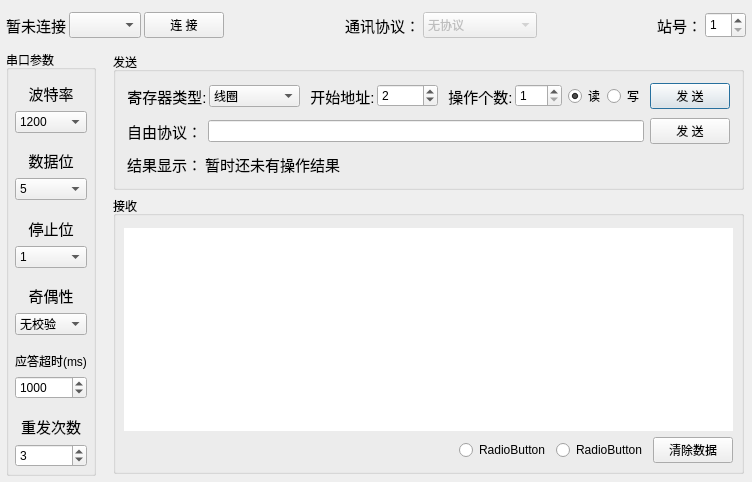
<?xml version="1.0" encoding="UTF-8"?>
<ui version="4.0">
 <class>QSerialportUI</class>
 <widget class="QDialog" name="QSerialportUI">
  <property name="geometry">
   <rect>
    <x>0</x>
    <y>0</y>
    <width>752</width>
    <height>482</height>
   </rect>
  </property>
  <property name="windowTitle">
   <string>QSerialportUI</string>
  </property>
  <property name="sizeGripEnabled">
   <bool>false</bool>
  </property>
  <property name="modal">
   <bool>false</bool>
  </property>
  <layout class="QVBoxLayout" name="verticalLayout_4">
   <property name="spacing">
    <number>9</number>
   </property>
   <property name="leftMargin">
    <number>3</number>
   </property>
   <property name="topMargin">
    <number>3</number>
   </property>
   <property name="rightMargin">
    <number>3</number>
   </property>
   <property name="bottomMargin">
    <number>3</number>
   </property>
   <item>
    <widget class="QFrame" name="m_pframeTitleBar">
     <property name="minimumSize">
      <size>
       <width>0</width>
       <height>0</height>
      </size>
     </property>
     <property name="frameShape">
      <enum>QFrame::StyledPanel</enum>
     </property>
     <property name="frameShadow">
      <enum>QFrame::Raised</enum>
     </property>
    </widget>
   </item>
   <item>
    <layout class="QHBoxLayout" name="horizontalLayout">
     <property name="spacing">
      <number>3</number>
     </property>
     <property name="leftMargin">
      <number>3</number>
     </property>
     <property name="rightMargin">
      <number>3</number>
     </property>
     <item>
      <widget class="QLabel" name="m_plbSerialState">
       <property name="font">
        <font>
         <pointsize>11</pointsize>
        </font>
       </property>
       <property name="text">
        <string>暂未连接</string>
       </property>
       <property name="buddy">
        <cstring>m_pcomboSerialSel</cstring>
       </property>
      </widget>
     </item>
     <item>
      <widget class="QComboBox" name="m_pcomboSerialSel">
       <property name="sizePolicy">
        <sizepolicy hsizetype="Preferred" vsizetype="Preferred">
         <horstretch>0</horstretch>
         <verstretch>0</verstretch>
        </sizepolicy>
       </property>
      </widget>
     </item>
     <item>
      <widget class="QPushButton" name="m_ppbConnect">
       <property name="sizePolicy">
        <sizepolicy hsizetype="Minimum" vsizetype="Preferred">
         <horstretch>0</horstretch>
         <verstretch>0</verstretch>
        </sizepolicy>
       </property>
       <property name="text">
        <string>连 接</string>
       </property>
       <property name="checkable">
        <bool>true</bool>
       </property>
       <property name="autoDefault">
        <bool>false</bool>
       </property>
      </widget>
     </item>
     <item>
      <spacer name="horizontalSpacer">
       <property name="orientation">
        <enum>Qt::Horizontal</enum>
       </property>
       <property name="sizeHint" stdset="0">
        <size>
         <width>40</width>
         <height>20</height>
        </size>
       </property>
      </spacer>
     </item>
     <item>
      <widget class="QLabel" name="m_plbSerialProtocol">
       <property name="font">
        <font>
         <pointsize>11</pointsize>
        </font>
       </property>
       <property name="text">
        <string>通讯协议：</string>
       </property>
       <property name="alignment">
        <set>Qt::AlignCenter</set>
       </property>
       <property name="buddy">
        <cstring>m_pcomboSerialProtocol</cstring>
       </property>
      </widget>
     </item>
     <item>
      <widget class="QComboBox" name="m_pcomboSerialProtocol">
       <property name="enabled">
        <bool>false</bool>
       </property>
       <property name="sizePolicy">
        <sizepolicy hsizetype="Preferred" vsizetype="Preferred">
         <horstretch>0</horstretch>
         <verstretch>0</verstretch>
        </sizepolicy>
       </property>
       <property name="editable">
        <bool>false</bool>
       </property>
       <property name="currentIndex">
        <number>0</number>
       </property>
       <property name="maxVisibleItems">
        <number>12</number>
       </property>
       <item>
        <property name="text">
         <string>无协议</string>
        </property>
       </item>
       <item>
        <property name="text">
         <string>Modbus RTU主</string>
        </property>
       </item>
       <item>
        <property name="text">
         <string>Modbus RTU从</string>
        </property>
       </item>
      </widget>
     </item>
     <item>
      <spacer name="horizontalSpacer_2">
       <property name="orientation">
        <enum>Qt::Horizontal</enum>
       </property>
       <property name="sizeHint" stdset="0">
        <size>
         <width>40</width>
         <height>20</height>
        </size>
       </property>
      </spacer>
     </item>
     <item>
      <widget class="QLabel" name="m_plbStationNumber">
       <property name="font">
        <font>
         <pointsize>11</pointsize>
        </font>
       </property>
       <property name="text">
        <string>站号：</string>
       </property>
       <property name="alignment">
        <set>Qt::AlignCenter</set>
       </property>
       <property name="buddy">
        <cstring>m_psbStationNumber</cstring>
       </property>
      </widget>
     </item>
     <item>
      <widget class="QSpinBox" name="m_psbStationNumber">
       <property name="sizePolicy">
        <sizepolicy hsizetype="Preferred" vsizetype="Preferred">
         <horstretch>0</horstretch>
         <verstretch>0</verstretch>
        </sizepolicy>
       </property>
       <property name="minimum">
        <number>1</number>
       </property>
      </widget>
     </item>
    </layout>
   </item>
   <item>
    <layout class="QHBoxLayout" name="horizontalLayout_5">
     <property name="spacing">
      <number>15</number>
     </property>
     <property name="leftMargin">
      <number>3</number>
     </property>
     <property name="topMargin">
      <number>3</number>
     </property>
     <property name="rightMargin">
      <number>3</number>
     </property>
     <property name="bottomMargin">
      <number>3</number>
     </property>
     <item>
      <widget class="QGroupBox" name="m_pgbSerialSettings">
       <property name="sizePolicy">
        <sizepolicy hsizetype="Preferred" vsizetype="Preferred">
         <horstretch>0</horstretch>
         <verstretch>0</verstretch>
        </sizepolicy>
       </property>
       <property name="title">
        <string>串口参数</string>
       </property>
       <layout class="QVBoxLayout" name="verticalLayout">
        <property name="leftMargin">
         <number>6</number>
        </property>
        <property name="topMargin">
         <number>12</number>
        </property>
        <property name="rightMargin">
         <number>6</number>
        </property>
        <property name="bottomMargin">
         <number>6</number>
        </property>
        <item>
         <widget class="QLabel" name="m_plbBaudRate">
          <property name="font">
           <font>
            <pointsize>11</pointsize>
           </font>
          </property>
          <property name="text">
           <string>波特率</string>
          </property>
          <property name="alignment">
           <set>Qt::AlignCenter</set>
          </property>
          <property name="buddy">
           <cstring>m_pcomboBaudRate</cstring>
          </property>
         </widget>
        </item>
        <item>
         <widget class="QComboBox" name="m_pcomboBaudRate">
          <property name="currentText">
           <string>1200</string>
          </property>
          <item>
           <property name="text">
            <string>1200</string>
           </property>
          </item>
          <item>
           <property name="text">
            <string>2400</string>
           </property>
          </item>
          <item>
           <property name="text">
            <string>4800</string>
           </property>
          </item>
          <item>
           <property name="text">
            <string>9600</string>
           </property>
          </item>
          <item>
           <property name="text">
            <string>19200</string>
           </property>
          </item>
          <item>
           <property name="text">
            <string>38400</string>
           </property>
          </item>
          <item>
           <property name="text">
            <string>57600</string>
           </property>
          </item>
          <item>
           <property name="text">
            <string>115200</string>
           </property>
          </item>
         </widget>
        </item>
        <item>
         <spacer name="verticalSpacer">
          <property name="orientation">
           <enum>Qt::Vertical</enum>
          </property>
          <property name="sizeHint" stdset="0">
           <size>
            <width>20</width>
            <height>40</height>
           </size>
          </property>
         </spacer>
        </item>
        <item>
         <widget class="QLabel" name="m_plbDataBits">
          <property name="font">
           <font>
            <pointsize>11</pointsize>
           </font>
          </property>
          <property name="text">
           <string>数据位</string>
          </property>
          <property name="alignment">
           <set>Qt::AlignCenter</set>
          </property>
          <property name="buddy">
           <cstring>m_pcomboDataBits</cstring>
          </property>
         </widget>
        </item>
        <item>
         <widget class="QComboBox" name="m_pcomboDataBits">
          <item>
           <property name="text">
            <string>5</string>
           </property>
          </item>
          <item>
           <property name="text">
            <string>6</string>
           </property>
          </item>
          <item>
           <property name="text">
            <string>7</string>
           </property>
          </item>
          <item>
           <property name="text">
            <string>8</string>
           </property>
          </item>
         </widget>
        </item>
        <item>
         <spacer name="verticalSpacer_2">
          <property name="orientation">
           <enum>Qt::Vertical</enum>
          </property>
          <property name="sizeHint" stdset="0">
           <size>
            <width>20</width>
            <height>40</height>
           </size>
          </property>
         </spacer>
        </item>
        <item>
         <widget class="QLabel" name="m_plbStopBits">
          <property name="font">
           <font>
            <pointsize>11</pointsize>
           </font>
          </property>
          <property name="text">
           <string>停止位</string>
          </property>
          <property name="alignment">
           <set>Qt::AlignCenter</set>
          </property>
          <property name="buddy">
           <cstring>m_pcomboStopBits</cstring>
          </property>
         </widget>
        </item>
        <item>
         <widget class="QComboBox" name="m_pcomboStopBits">
          <item>
           <property name="text">
            <string>1</string>
           </property>
          </item>
          <item>
           <property name="text">
            <string>1.5</string>
           </property>
          </item>
          <item>
           <property name="text">
            <string>2</string>
           </property>
          </item>
         </widget>
        </item>
        <item>
         <spacer name="verticalSpacer_3">
          <property name="orientation">
           <enum>Qt::Vertical</enum>
          </property>
          <property name="sizeHint" stdset="0">
           <size>
            <width>20</width>
            <height>40</height>
           </size>
          </property>
         </spacer>
        </item>
        <item>
         <widget class="QLabel" name="m_plbParity">
          <property name="font">
           <font>
            <pointsize>11</pointsize>
           </font>
          </property>
          <property name="text">
           <string>奇偶性</string>
          </property>
          <property name="alignment">
           <set>Qt::AlignCenter</set>
          </property>
          <property name="buddy">
           <cstring>m_pcomboParity</cstring>
          </property>
         </widget>
        </item>
        <item>
         <widget class="QComboBox" name="m_pcomboParity">
          <item>
           <property name="text">
            <string>无校验</string>
           </property>
          </item>
          <item>
           <property name="text">
            <string>偶校验</string>
           </property>
          </item>
          <item>
           <property name="text">
            <string>奇校验</string>
           </property>
          </item>
         </widget>
        </item>
        <item>
         <spacer name="verticalSpacer_4">
          <property name="orientation">
           <enum>Qt::Vertical</enum>
          </property>
          <property name="sizeHint" stdset="0">
           <size>
            <width>20</width>
            <height>40</height>
           </size>
          </property>
         </spacer>
        </item>
        <item>
         <widget class="QLabel" name="m_plbReplyOverTime">
          <property name="font">
           <font>
            <pointsize>9</pointsize>
           </font>
          </property>
          <property name="text">
           <string>应答超时(ms)</string>
          </property>
          <property name="alignment">
           <set>Qt::AlignCenter</set>
          </property>
          <property name="buddy">
           <cstring>m_psbReplyOverTime</cstring>
          </property>
         </widget>
        </item>
        <item>
         <widget class="QSpinBox" name="m_psbReplyOverTime">
          <property name="minimum">
           <number>0</number>
          </property>
          <property name="maximum">
           <number>9999</number>
          </property>
          <property name="value">
           <number>1000</number>
          </property>
         </widget>
        </item>
        <item>
         <spacer name="verticalSpacer_5">
          <property name="orientation">
           <enum>Qt::Vertical</enum>
          </property>
          <property name="sizeHint" stdset="0">
           <size>
            <width>20</width>
            <height>40</height>
           </size>
          </property>
         </spacer>
        </item>
        <item>
         <widget class="QLabel" name="m_plbRetryTimes">
          <property name="font">
           <font>
            <pointsize>11</pointsize>
           </font>
          </property>
          <property name="text">
           <string>重发次数</string>
          </property>
          <property name="alignment">
           <set>Qt::AlignCenter</set>
          </property>
          <property name="buddy">
           <cstring>m_psbRetryTimes</cstring>
          </property>
         </widget>
        </item>
        <item>
         <widget class="QSpinBox" name="m_psbRetryTimes">
          <property name="value">
           <number>3</number>
          </property>
         </widget>
        </item>
       </layout>
      </widget>
     </item>
     <item>
      <spacer name="horizontalSpacer_7">
       <property name="orientation">
        <enum>Qt::Horizontal</enum>
       </property>
       <property name="sizeHint" stdset="0">
        <size>
         <width>40</width>
         <height>20</height>
        </size>
       </property>
      </spacer>
     </item>
     <item>
      <layout class="QVBoxLayout" name="verticalLayout_3">
       <property name="spacing">
        <number>6</number>
       </property>
       <property name="leftMargin">
        <number>2</number>
       </property>
       <property name="topMargin">
        <number>2</number>
       </property>
       <property name="rightMargin">
        <number>2</number>
       </property>
       <property name="bottomMargin">
        <number>2</number>
       </property>
       <item>
        <widget class="QGroupBox" name="m_pgbSend">
         <property name="title">
          <string>发送</string>
         </property>
         <layout class="QVBoxLayout" name="verticalLayout_2">
          <property name="spacing">
           <number>9</number>
          </property>
          <item>
           <layout class="QHBoxLayout" name="horizontalLayout_2">
            <property name="spacing">
             <number>2</number>
            </property>
            <item>
             <widget class="QLabel" name="m_plbRegisterType">
              <property name="font">
               <font>
                <pointsize>11</pointsize>
               </font>
              </property>
              <property name="text">
               <string>寄存器类型:</string>
              </property>
              <property name="alignment">
               <set>Qt::AlignCenter</set>
              </property>
              <property name="buddy">
               <cstring>m_pcomboRegisterType</cstring>
              </property>
             </widget>
            </item>
            <item>
             <widget class="QComboBox" name="m_pcomboRegisterType">
              <property name="currentIndex">
               <number>2</number>
              </property>
              <item>
               <property name="text">
                <string>无效</string>
               </property>
              </item>
              <item>
               <property name="text">
                <string>离散输入</string>
               </property>
              </item>
              <item>
               <property name="text">
                <string>线圈</string>
               </property>
              </item>
              <item>
               <property name="text">
                <string>输入寄存器</string>
               </property>
              </item>
              <item>
               <property name="text">
                <string>保持寄存器</string>
               </property>
              </item>
             </widget>
            </item>
            <item>
             <spacer name="horizontalSpacer_8">
              <property name="orientation">
               <enum>Qt::Horizontal</enum>
              </property>
              <property name="sizeHint" stdset="0">
               <size>
                <width>40</width>
                <height>20</height>
               </size>
              </property>
             </spacer>
            </item>
            <item>
             <spacer name="horizontalSpacer_4">
              <property name="orientation">
               <enum>Qt::Horizontal</enum>
              </property>
              <property name="sizeHint" stdset="0">
               <size>
                <width>40</width>
                <height>20</height>
               </size>
              </property>
             </spacer>
            </item>
            <item>
             <widget class="QLabel" name="m_plbStartAddress">
              <property name="font">
               <font>
                <pointsize>11</pointsize>
               </font>
              </property>
              <property name="text">
               <string>开始地址:</string>
              </property>
              <property name="alignment">
               <set>Qt::AlignCenter</set>
              </property>
             </widget>
            </item>
            <item>
             <widget class="QSpinBox" name="m_psbStartAddress">
              <property name="minimum">
               <number>0</number>
              </property>
              <property name="maximum">
               <number>65535</number>
              </property>
              <property name="value">
               <number>2</number>
              </property>
             </widget>
            </item>
            <item>
             <spacer name="horizontalSpacer_9">
              <property name="orientation">
               <enum>Qt::Horizontal</enum>
              </property>
              <property name="sizeHint" stdset="0">
               <size>
                <width>40</width>
                <height>20</height>
               </size>
              </property>
             </spacer>
            </item>
            <item>
             <spacer name="horizontalSpacer_6">
              <property name="orientation">
               <enum>Qt::Horizontal</enum>
              </property>
              <property name="sizeHint" stdset="0">
               <size>
                <width>40</width>
                <height>20</height>
               </size>
              </property>
             </spacer>
            </item>
            <item>
             <widget class="QLabel" name="m_plbNumOfValue">
              <property name="font">
               <font>
                <pointsize>11</pointsize>
               </font>
              </property>
              <property name="text">
               <string>操作个数:</string>
              </property>
              <property name="alignment">
               <set>Qt::AlignCenter</set>
              </property>
              <property name="buddy">
               <cstring>m_psbNumOfValue</cstring>
              </property>
             </widget>
            </item>
            <item>
             <widget class="QSpinBox" name="m_psbNumOfValue">
              <property name="minimum">
               <number>1</number>
              </property>
              <property name="maximum">
               <number>255</number>
              </property>
             </widget>
            </item>
            <item>
             <spacer name="horizontalSpacer_10">
              <property name="orientation">
               <enum>Qt::Horizontal</enum>
              </property>
              <property name="sizeHint" stdset="0">
               <size>
                <width>40</width>
                <height>20</height>
               </size>
              </property>
             </spacer>
            </item>
            <item>
             <widget class="QRadioButton" name="m_prbModbusRead">
              <property name="text">
               <string>读</string>
              </property>
              <property name="checked">
               <bool>true</bool>
              </property>
             </widget>
            </item>
            <item>
             <widget class="QRadioButton" name="m_prbModbusWrite">
              <property name="text">
               <string>写</string>
              </property>
             </widget>
            </item>
            <item>
             <spacer name="horizontalSpacer_11">
              <property name="orientation">
               <enum>Qt::Horizontal</enum>
              </property>
              <property name="sizeHint" stdset="0">
               <size>
                <width>40</width>
                <height>20</height>
               </size>
              </property>
             </spacer>
            </item>
            <item>
             <widget class="QPushButton" name="m_ppbSendProtocol">
              <property name="text">
               <string>发 送</string>
              </property>
             </widget>
            </item>
           </layout>
          </item>
          <item>
           <layout class="QHBoxLayout" name="horizontalLayout_3">
            <item>
             <widget class="QLabel" name="m_plbSendCustomData">
              <property name="font">
               <font>
                <pointsize>11</pointsize>
               </font>
              </property>
              <property name="text">
               <string>自由协议：</string>
              </property>
              <property name="alignment">
               <set>Qt::AlignCenter</set>
              </property>
              <property name="buddy">
               <cstring>m_pleSendCustomData</cstring>
              </property>
             </widget>
            </item>
            <item>
             <widget class="QLineEdit" name="m_pleSendCustomData"/>
            </item>
            <item>
             <widget class="QPushButton" name="m_ppbSendCustomData">
              <property name="text">
               <string>发 送</string>
              </property>
             </widget>
            </item>
           </layout>
          </item>
          <item>
           <layout class="QHBoxLayout" name="horizontalLayout_4">
            <property name="spacing">
             <number>3</number>
            </property>
            <item>
             <widget class="QLabel" name="m_plbSendResultFlag">
              <property name="sizePolicy">
               <sizepolicy hsizetype="Fixed" vsizetype="Fixed">
                <horstretch>0</horstretch>
                <verstretch>0</verstretch>
               </sizepolicy>
              </property>
              <property name="font">
               <font>
                <pointsize>11</pointsize>
               </font>
              </property>
              <property name="text">
               <string>结果显示：</string>
              </property>
              <property name="alignment">
               <set>Qt::AlignCenter</set>
              </property>
             </widget>
            </item>
            <item>
             <widget class="QLabel" name="m_plbSendResultDetail">
              <property name="sizePolicy">
               <sizepolicy hsizetype="Fixed" vsizetype="Preferred">
                <horstretch>0</horstretch>
                <verstretch>0</verstretch>
               </sizepolicy>
              </property>
              <property name="font">
               <font>
                <pointsize>11</pointsize>
               </font>
              </property>
              <property name="text">
               <string>暂时还未有操作结果</string>
              </property>
              <property name="alignment">
               <set>Qt::AlignCenter</set>
              </property>
             </widget>
            </item>
            <item>
             <spacer name="horizontalSpacer_5">
              <property name="orientation">
               <enum>Qt::Horizontal</enum>
              </property>
              <property name="sizeHint" stdset="0">
               <size>
                <width>40</width>
                <height>20</height>
               </size>
              </property>
             </spacer>
            </item>
           </layout>
          </item>
         </layout>
        </widget>
       </item>
       <item>
        <widget class="QGroupBox" name="m_pgbReiceve">
         <property name="sizePolicy">
          <sizepolicy hsizetype="Expanding" vsizetype="Expanding">
           <horstretch>0</horstretch>
           <verstretch>0</verstretch>
          </sizepolicy>
         </property>
         <property name="title">
          <string>接收</string>
         </property>
         <layout class="QVBoxLayout" name="verticalLayout_5">
          <property name="spacing">
           <number>6</number>
          </property>
          <property name="leftMargin">
           <number>8</number>
          </property>
          <property name="topMargin">
           <number>12</number>
          </property>
          <property name="rightMargin">
           <number>8</number>
          </property>
          <property name="bottomMargin">
           <number>8</number>
          </property>
          <item>
           <widget class="QTextEdit" name="m_pteShowMessage">
            <property name="font">
             <font>
              <pointsize>11</pointsize>
             </font>
            </property>
            <property name="frameShape">
             <enum>QFrame::NoFrame</enum>
            </property>
            <property name="readOnly">
             <bool>true</bool>
            </property>
           </widget>
          </item>
          <item>
           <layout class="QHBoxLayout" name="horizontalLayout_6">
            <item>
             <spacer name="horizontalSpacer_16">
              <property name="orientation">
               <enum>Qt::Horizontal</enum>
              </property>
              <property name="sizeHint" stdset="0">
               <size>
                <width>40</width>
                <height>20</height>
               </size>
              </property>
             </spacer>
            </item>
            <item>
             <widget class="QRadioButton" name="radioButton">
              <property name="text">
               <string>RadioButton</string>
              </property>
             </widget>
            </item>
            <item>
             <widget class="QRadioButton" name="radioButton_2">
              <property name="text">
               <string>RadioButton</string>
              </property>
             </widget>
            </item>
            <item>
             <widget class="QPushButton" name="m_ppbClearDataLog">
              <property name="text">
               <string>清除数据</string>
              </property>
             </widget>
            </item>
           </layout>
          </item>
         </layout>
        </widget>
       </item>
      </layout>
     </item>
    </layout>
   </item>
   <item>
    <spacer name="verticalSpacer_6">
     <property name="orientation">
      <enum>Qt::Vertical</enum>
     </property>
     <property name="sizeHint" stdset="0">
      <size>
       <width>20</width>
       <height>40</height>
      </size>
     </property>
    </spacer>
   </item>
  </layout>
 </widget>
 <layoutdefault spacing="6" margin="11"/>
 <resources/>
 <connections>
  <connection>
   <sender>m_ppbSendProtocol</sender>
   <signal>clicked()</signal>
   <receiver>QSerialportUI</receiver>
   <slot>slot_bt_sendModbus_clicked()</slot>
   <hints>
    <hint type="sourcelabel">
     <x>709</x>
     <y>92</y>
    </hint>
    <hint type="destinationlabel">
     <x>742</x>
     <y>57</y>
    </hint>
   </hints>
  </connection>
  <connection>
   <sender>m_ppbClearDataLog</sender>
   <signal>clicked()</signal>
   <receiver>m_pteShowMessage</receiver>
   <slot>clear()</slot>
   <hints>
    <hint type="sourcelabel">
     <x>591</x>
     <y>446</y>
    </hint>
    <hint type="destinationlabel">
     <x>589</x>
     <y>346</y>
    </hint>
   </hints>
  </connection>
 </connections>
 <slots>
  <slot>slot_bt_sendModbus_clicked()</slot>
 </slots>
</ui>
